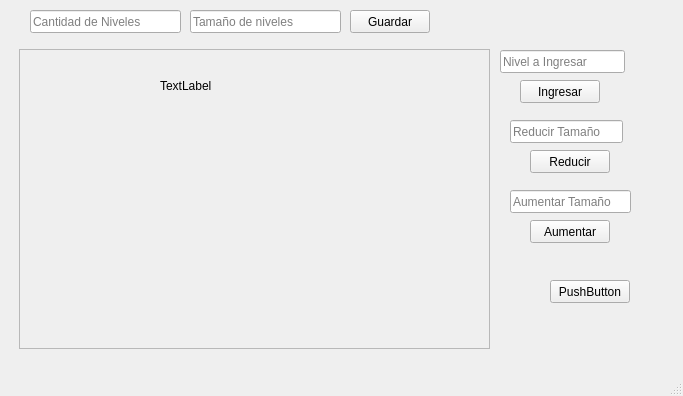
<?xml version="1.0" encoding="UTF-8"?>
<ui version="4.0">
 <class>niveles</class>
 <widget class="QMainWindow" name="niveles">
  <property name="geometry">
   <rect>
    <x>0</x>
    <y>0</y>
    <width>683</width>
    <height>396</height>
   </rect>
  </property>
  <property name="windowTitle">
   <string>Niveles</string>
  </property>
  <widget class="QWidget" name="centralwidget">
   <widget class="QPushButton" name="guardar_nivel">
    <property name="geometry">
     <rect>
      <x>350</x>
      <y>10</y>
      <width>80</width>
      <height>23</height>
     </rect>
    </property>
    <property name="text">
     <string>Guardar</string>
    </property>
   </widget>
   <widget class="QLineEdit" name="cant_nivel">
    <property name="geometry">
     <rect>
      <x>30</x>
      <y>10</y>
      <width>151</width>
      <height>23</height>
     </rect>
    </property>
    <property name="text">
     <string notr="true"/>
    </property>
    <property name="placeholderText">
     <string>Cantidad de Niveles</string>
    </property>
   </widget>
   <widget class="QLineEdit" name="tamano_nivel">
    <property name="geometry">
     <rect>
      <x>190</x>
      <y>10</y>
      <width>151</width>
      <height>23</height>
     </rect>
    </property>
    <property name="placeholderText">
     <string>Tamaño de niveles</string>
    </property>
   </widget>
   <widget class="QWidget" name="cuerpo_imagen_2" native="true">
    <property name="geometry">
     <rect>
      <x>10</x>
      <y>40</y>
      <width>631</width>
      <height>311</height>
     </rect>
    </property>
    <widget class="QScrollArea" name="scrollArea">
     <property name="geometry">
      <rect>
       <x>9</x>
       <y>9</y>
       <width>471</width>
       <height>300</height>
      </rect>
     </property>
     <property name="minimumSize">
      <size>
       <width>0</width>
       <height>300</height>
      </size>
     </property>
     <property name="maximumSize">
      <size>
       <width>16777215</width>
       <height>16777215</height>
      </size>
     </property>
     <property name="widgetResizable">
      <bool>true</bool>
     </property>
     <widget class="QWidget" name="scrollAreaWidgetContents">
      <property name="geometry">
       <rect>
        <x>0</x>
        <y>0</y>
        <width>469</width>
        <height>298</height>
       </rect>
      </property>
      <widget class="QLabel" name="imagen">
       <property name="geometry">
        <rect>
         <x>140</x>
         <y>20</y>
         <width>151</width>
         <height>31</height>
        </rect>
       </property>
       <property name="text">
        <string>TextLabel</string>
       </property>
      </widget>
     </widget>
    </widget>
    <widget class="QLineEdit" name="nivel_ingresar">
     <property name="geometry">
      <rect>
       <x>490</x>
       <y>10</y>
       <width>125</width>
       <height>23</height>
      </rect>
     </property>
     <property name="minimumSize">
      <size>
       <width>10</width>
       <height>0</height>
      </size>
     </property>
     <property name="maximumSize">
      <size>
       <width>150</width>
       <height>16777215</height>
      </size>
     </property>
     <property name="placeholderText">
      <string>Nivel a Ingresar</string>
     </property>
    </widget>
    <widget class="QPushButton" name="pushButton">
     <property name="geometry">
      <rect>
       <x>510</x>
       <y>40</y>
       <width>80</width>
       <height>23</height>
      </rect>
     </property>
     <property name="maximumSize">
      <size>
       <width>100</width>
       <height>16777215</height>
      </size>
     </property>
     <property name="text">
      <string>Ingresar</string>
     </property>
    </widget>
    <widget class="QLineEdit" name="lineEdit_2">
     <property name="geometry">
      <rect>
       <x>500</x>
       <y>80</y>
       <width>113</width>
       <height>23</height>
      </rect>
     </property>
     <property name="placeholderText">
      <string>Reducir Tamaño</string>
     </property>
    </widget>
    <widget class="QPushButton" name="pushButton_2">
     <property name="geometry">
      <rect>
       <x>520</x>
       <y>110</y>
       <width>80</width>
       <height>23</height>
      </rect>
     </property>
     <property name="text">
      <string>Reducir</string>
     </property>
    </widget>
    <widget class="QLineEdit" name="lineEdit_3">
     <property name="geometry">
      <rect>
       <x>500</x>
       <y>150</y>
       <width>121</width>
       <height>23</height>
      </rect>
     </property>
     <property name="placeholderText">
      <string>Aumentar Tamaño</string>
     </property>
    </widget>
    <widget class="QPushButton" name="pushButton_3">
     <property name="geometry">
      <rect>
       <x>520</x>
       <y>180</y>
       <width>80</width>
       <height>23</height>
      </rect>
     </property>
     <property name="text">
      <string>Aumentar</string>
     </property>
    </widget>
    <widget class="QPushButton" name="pushButton_4">
     <property name="geometry">
      <rect>
       <x>540</x>
       <y>240</y>
       <width>80</width>
       <height>23</height>
      </rect>
     </property>
     <property name="text">
      <string>PushButton</string>
     </property>
    </widget>
   </widget>
  </widget>
  <widget class="QMenuBar" name="menubar">
   <property name="geometry">
    <rect>
     <x>0</x>
     <y>0</y>
     <width>683</width>
     <height>20</height>
    </rect>
   </property>
  </widget>
  <widget class="QStatusBar" name="statusbar"/>
 </widget>
 <resources/>
 <connections/>
</ui>
